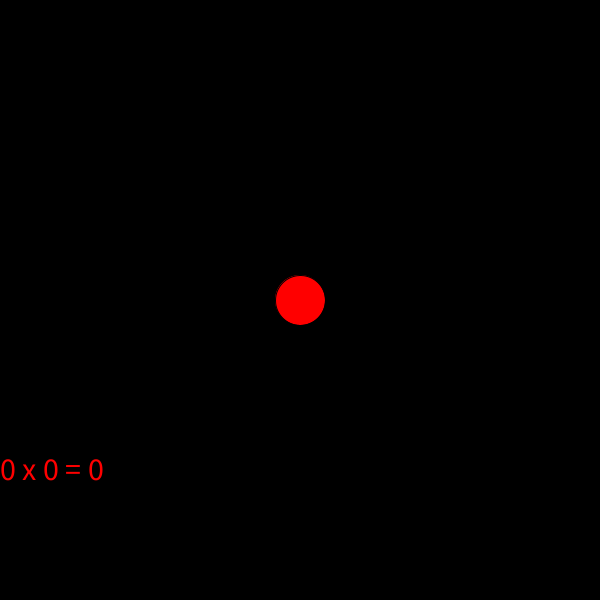
Frame 1 (no input)
Frame 60 (the mouse pressed at the canvas centre just before this capture): identical to frame 1, image omitted
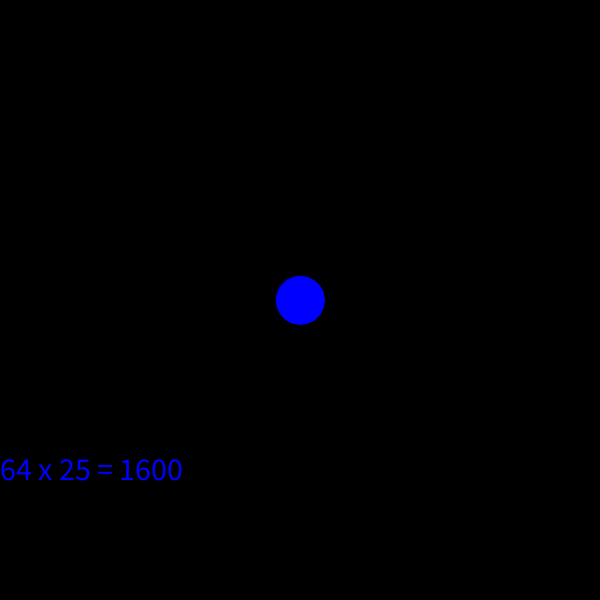
Frame 120 (the mouse held since frame 60 and released just before this capture)

The Processing sketch that drew these frames (run headless with seeded random() and noise(); from frame 60 on, the mouse is pressed at the canvas centre):

// Processing sketch: Midterm_practice_1
// ── Midterm_practice_1.pde
//create a button that generates the product of two random integers
//the multiplication sentence should be displayed somewhere on the screen 

//the sketch is started for you, but isn't quite right 

int x, y; 
int size; 
float dist; 
boolean buttonClicked; 
int num1, num2; 
String answer;
float result;
void setup(){
  size(600, 600); 
  x = width/2; 
  y = height/2; 
  size = 50; 
 
}

void draw(){
  background(0);
  
   if (buttonClicked){
    fill(0, 0, 255);
    } else {
       fill(255, 0, 0); 
     }
   ellipse(x, y, size, size);
  
int result = multiply(num1, num2); 


//string shouldnt have same name as float     
    String answer = num1 + " x " + num2 + " = " + result; 
    textSize(32);
    text(answer, 0, height*.8);
    println(answer);
    
}

void mousePressed(){
  dist = dist(mouseX, mouseY, x, y); 
  if(dist <= size/2){
    buttonClicked = true; 
    
   num1 = int(random(0,100)); 
   num2 = int(random(0,100)); 
  }
}

int multiply(int a, int b){
    int product;
    product = (a * b); 
    return product;
}
